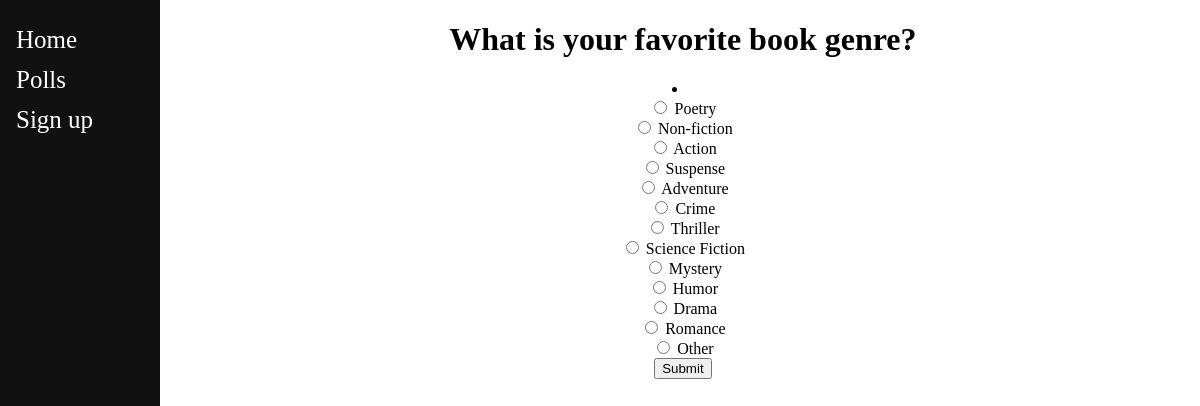
The page /polls/1/ on the database its author committed.
### polls/models.py (models this page shows, shortened)
class Question(models.Model):
    question_text = models.CharField(max_length=200)
    pub_date = models.DateTimeField('date published')

class Choice(models.Model):
    question = models.ForeignKey(Question, on_delete=models.CASCADE)
    choice_text = models.CharField(max_length=200)
    votes = models.IntegerField(default=0)

### polls/views.py (the view)
# urls.py: path('<int:pk>/', views.DetailView.as_view(), name='detail'),
class DetailView(generic.DetailView):
    model = Question
    template_name = 'polls/detail.html'

### polls/templates/polls/detail.html (shortened to what this page needs)
{% extends "base_layout.html" %}
{% block content %}
<div class="sidenav">
	<a href="{% url 'index' %}">Home</a>
	<a href="/polls">Polls</a>
	<a href="/register"> Sign up</a>
</div>
<h1 style="text-align:center">{{ question.question_text }}</h1>
<li style="text-align:center">
<form action="{% url 'polls:vote' question.id %}" method="post">
{% for choice in question.choice_set.all %}
 	<input type="radio" name="choice" id="choice{{ forloop.counter }}" value="{{ choice.id }}">
    <label for="choice{{ forloop.counter }}">{{ choice.choice_text }}</label><br>
{% endfor %}
<input type="submit" value="Submit">
</li style="text-align:center">
{% endblock %}

### home/static/home/homestyle.css (style rules this page uses)
.sidenav { height:100%; width:160px; position: absolute; z-index:1; top:0; left:0; background-color:#111; overflow-x: :hidden; padding-top:20px; }
.sidenav a { padding:6px 8px 6px 16px; text-decoration: none; font-size:25px; color: #ffffff; display:block; }

### rows shown on the page
Question: question_text "What is your favorite book genre?"
Choice: choice_text "Poetry"
Choice: choice_text "Non-fiction"
Choice: choice_text "Action"
Choice: choice_text "Suspense"
Choice: choice_text "Adventure"
Choice: choice_text "Crime"
Choice: choice_text "Thriller"
Choice: choice_text "Science Fiction"
Choice: choice_text "Mystery"
Choice: choice_text "Humor"
Choice: choice_text "Drama"
Choice: choice_text "Romance"
Choice: choice_text "Other"
